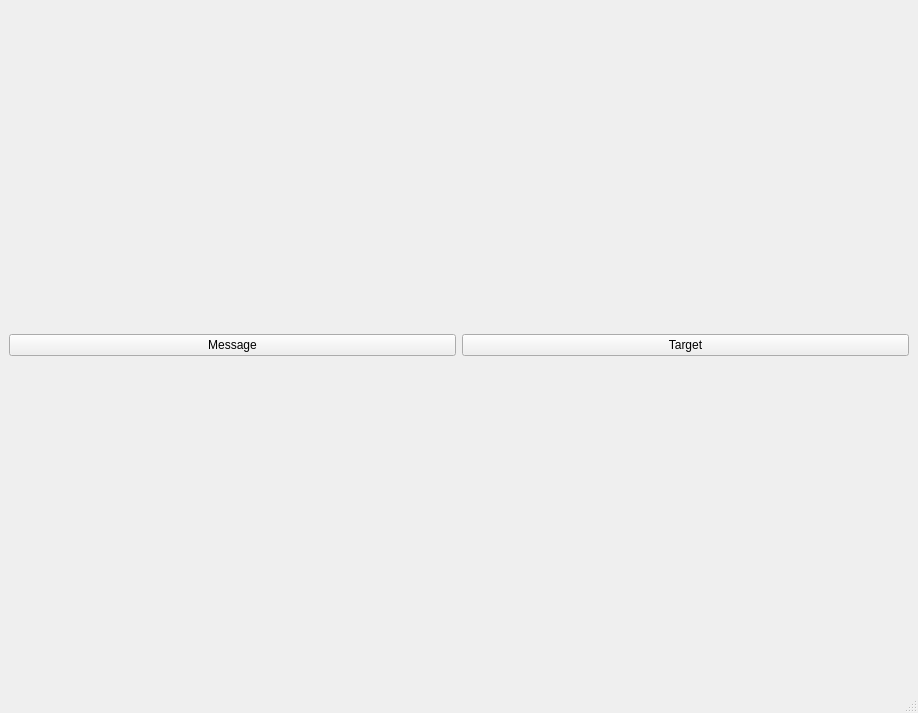
<?xml version="1.0" encoding="UTF-8"?>
<ui version="4.0">
 <class>TestMainWindow</class>
 <widget class="QMainWindow" name="TestMainWindow">
  <property name="geometry">
   <rect>
    <x>0</x>
    <y>0</y>
    <width>918</width>
    <height>713</height>
   </rect>
  </property>
  <property name="windowTitle">
   <string>MainWindow</string>
  </property>
  <widget class="QWidget" name="centralwidget">
   <layout class="QHBoxLayout" name="horizontalLayout">
    <item>
     <widget class="QPushButton" name="pushButton_2">
      <property name="text">
       <string>Message</string>
      </property>
     </widget>
    </item>
    <item>
     <widget class="QPushButton" name="pushButton">
      <property name="text">
       <string>Target</string>
      </property>
     </widget>
    </item>
   </layout>
  </widget>
  <widget class="QMenuBar" name="menubar">
   <property name="geometry">
    <rect>
     <x>0</x>
     <y>0</y>
     <width>918</width>
     <height>22</height>
    </rect>
   </property>
  </widget>
  <widget class="QStatusBar" name="statusbar"/>
 </widget>
 <resources/>
 <connections/>
</ui>
